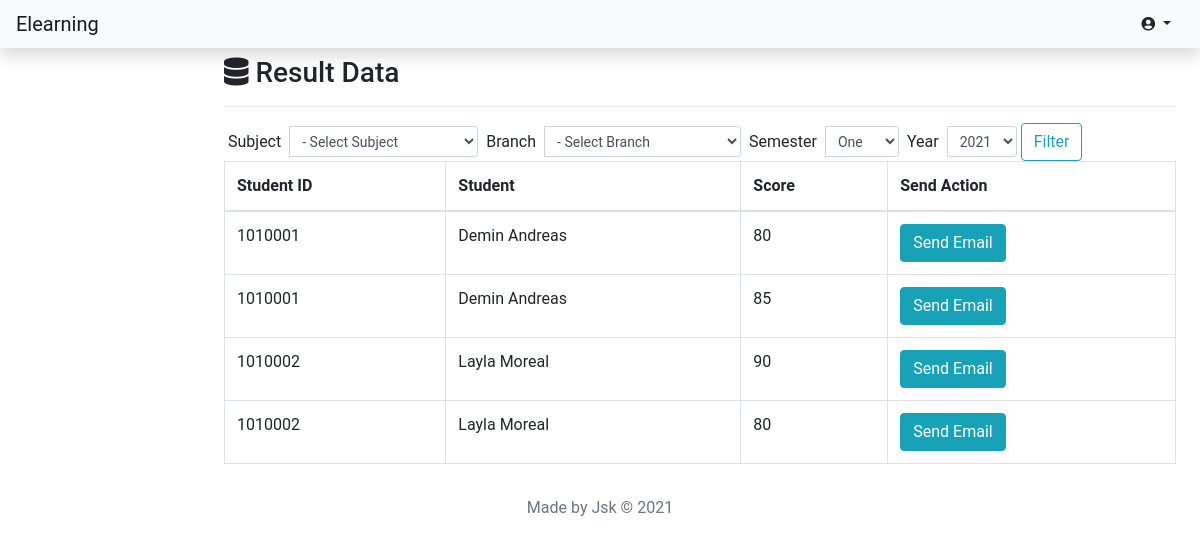
The page /index.php/staff/send_result on the database its author committed.
### tables this page shows
CREATE TABLE `result` (
  `result_id` int(10) NOT NULL,
  `semester` varchar(5) DEFAULT NULL,
  `subject` varchar(5) DEFAULT NULL,
  `year` year(4) DEFAULT NULL,
  `branch` varchar(5) DEFAULT NULL,
  `student_id` int(12) NOT NULL,
  `score` int(3) NOT NULL
);

CREATE TABLE `student` (
  `student_id` int(12) NOT NULL,
  `first_name` varchar(100) NOT NULL,
  `last_name` varchar(100) NOT NULL,
  `email` varchar(50) NOT NULL,
  `password` varchar(255) NOT NULL,
  `gender` enum('Male','Female') DEFAULT NULL,
  `contact_no` varchar(25) DEFAULT NULL,
  `branch` varchar(5) DEFAULT NULL,
  `address` text DEFAULT NULL,
  `enroll_no` int(20) DEFAULT NULL
);

### application/controllers/Staff.php (called while the page is built, shortened)
<?php
class Staff extends CI_Controller
{
	public function __construct()
	{
		$this->load->model('Student_model');
		$this->load->model('Subject_model');
		$this->load->model('Semester_model');
		$this->load->model('Staff_model');
		$this->load->model('Result_model');
		$this->load->model('Branch_model');
		$this->load->model('News_model');
		$this->load->model('Event_model');
	}
	public function send_result()
	{
		$data['result'] = $this->Result_model->advance_read();
		$data['branch'] = $this->Branch_model->read();
		$data['subject'] = $this->Subject_model->read();
		$data['semester'] = $this->Semester_model->read();
		$filter = [
			[
				'field' => 'res.branch',
				'value' => $this->input->get('branch', true)
			],
			[
				'field' => 'res.subject',
				'value' => $this->input->get('subject', true)
			],
			[
				'field' => 'res.semester',
				'value' => $this->input->get('semester', true)
			]
		];
		if ($this->input->get()) {
			$results = $this->Result_model->advance_read(array_filter($filter, function ($arr) {
				$cond = [];
				if ($arr['value'] != '') {
					array_push($cond, [$arr['field'] => $arr['value']]);
				}
				return $cond;
			}));
			$data['result'] = $results;
		} else {
			$data['result'] = $this->Result_model->advance_read();
		}
		$data['title'] = 'Result Data';
		$this->load->view('layout/head', $data);
		$this->load->view('layout/navbar');
		$this->load->view('staff/result/send', $data);
		$this->load->view('layout/footer');
	}
}

### index.php (called while the page is built, shortened)
<?php
require_once BASEPATH . 'core/CodeIgniter.php';

### application/models/Semester_model.php (called while the page is built, shortened)
<?php
class Semester_model extends CI_Model
{
	protected $table = "semester";
	public function read($data = FALSE)
	{
		if ($data == FALSE) {
			return $this->db->get($this->table)->result_array();
		}
		return $this->db->get_where($this->table, $data)->result_array();
	}
}

### application/models/Result_model.php (called while the page is built, shortened)
<?php
class Result_model extends CI_Model
{
	protected $table = "result";
	public function advance_read($data = [])
	{
		if (count($data) == 0) {
			return $this->db->select("res.result_id,sem.semester,sub.subject,res.year,b.branch,st.student_id,st.email,st.contact_no,CONCAT_WS(' ',st.first_name,st.last_name) AS student,res.score")
				->from("$this->table as res")
				->join("semester as sem", "sem.semester_id=res.semester")
				->join("branch as b", "b.branch_id=res.branch")
				->join("subject as sub", "sub.subject_id=res.subject")
				->join("student as st", "st.student_id=res.student_id")
				->get()
				->result_array();
		}
	}
}

### application/views/staff/result/send.php (the view, shortened to what this page needs)
<main role="main" class="col-md-9 ml-sm-auto col-lg-10 px-md-4">
	<h3 class="my-2">
		<span class="fa fa-database"></span>
		<?= $title ?>
	</h3>
	<hr>
	<form action="" class="" method="get" id="filter">
		<div class="form-inline">
			<div class="input-group justify-content-between mx-1">
				<label for="selectsubject">Subject </label>
				<select name="subject" class='form-control form-control-sm ml-2' id="selectsubject">
					<option value="">- Select Subject</option>
				</select>
			</div>
			<div class="input-group justify-content-between mx-1">
				<label for="selectbranch">Branch</label>
				<select name="branch" class='form-control form-control-sm ml-2' id="selectbranch">
					<option value="">- Select Branch</option>
				</select>
			</div>
			<div class="input-group justify-content-between mx-1">
				<label for="selectsemester">Semester </label>
				<select name="semester" class='form-control form-control-sm ml-2' id="selectsemester">
					<?php foreach ($semester as $sem) :
						$check = ($this->input->get('semester') == $sem['semester_id']) ? "selected" : ""; ?>
						<option value="<?= $sem['semester_id'] ?>" <?= $check ?>><?= $sem['semester'] ?></option>
					<?php endforeach; ?>
				</select>
			</div>
			<div class="input-group justify-content-between mx-1">
				<label for="selectyear">Year </label>
				<select name="year" class='form-control form-control-sm ml-2' id="selectyear">
					<?php
					for ($i = date('Y'); $i > (date('Y') - 50); $i--) {
						$check = ($i == $res['year']) ? 'selected' : ''; ?>
						<option value="<?= $i ?>" <?= $check ?>><?= $i ?></option>
					<?php } ?>
				</select>
			</div>
			<button type="submit" class="btn btn-outline-info">Filter</button>
		</div>
	</form>
	<div class="table-responsive">
		<table class="table table-bordered table-hover dt-responsive" id="manageData">
			<thead>
				<tr>
					<th>Student ID</th>
					<th>Student</th>
					<th>Score</th>
					<th>Send Action</th>
				</tr>
			</thead>
			<tbody>
				<?php
				foreach ($result as $res) : ?>
					<tr>
						<td><?= $res['student_id']; ?></td>
						<td><?= $res['student']; ?></td>
						<td>
							<span class="studentScore">
								<?= $res['score']; ?>
							</span>
						</td>
						<td>
							<div class="btn-group">
								<a role="button" class="btn btn-info sendEmail" href='<?= base_url() ?>staff/result/send/email?id=<?= $res['result_id']; ?>'>Send Email</a>
							</div>
						</td>
					</tr>
				<?php
				endforeach;
				?>
			</tbody>
		</table>
	</div>
</main>

### assets/css/style.css (style rules this page uses)
html { scroll-behavior: smooth; }
body { font-family: "Roboto"; }

### rows shown on the page
result: student.student_id "1010001", student "Demin Andreas", score "80"
result: student.student_id "1010001", student "Demin Andreas", score "85"
result: student.student_id "1010002", student "Layla Moreal", score "90"
result: student.student_id "1010002", student "Layla Moreal", score "80"

### other values the page prints
$title "Result Data"
form field semester "One"
form field year "2021"
